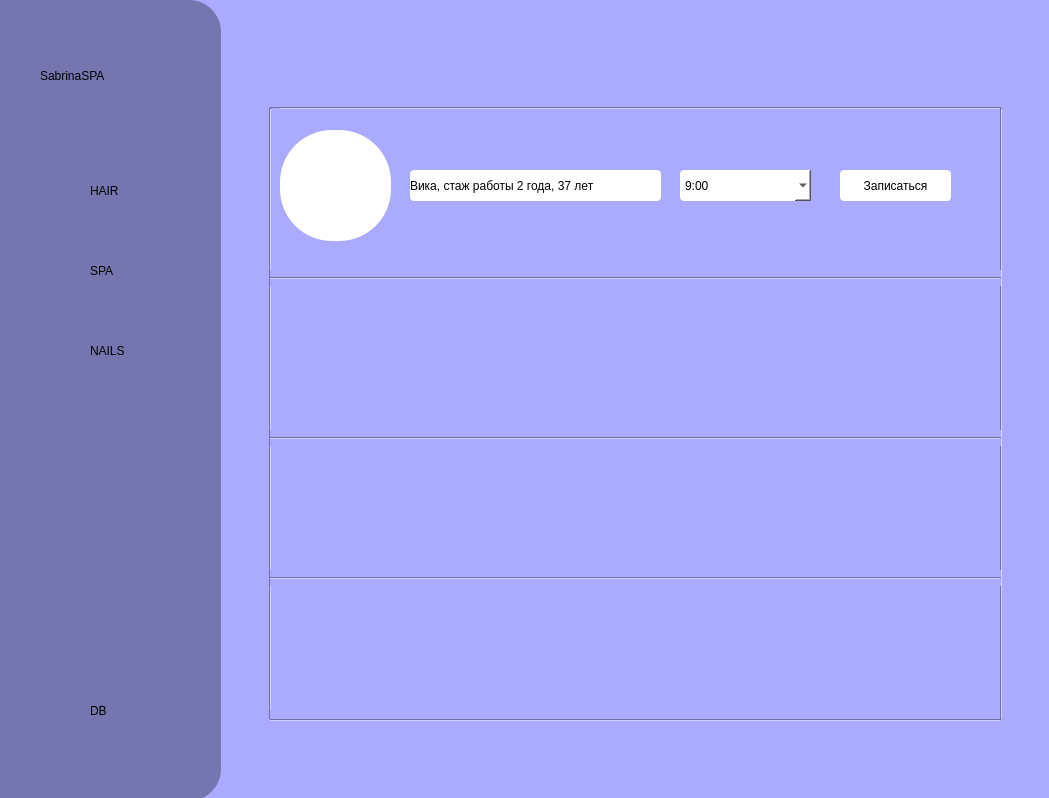
<?xml version="1.0" encoding="UTF-8"?>
<ui version="4.0">
 <class>MainWindow</class>
 <widget class="QMainWindow" name="MainWindow">
  <property name="geometry">
   <rect>
    <x>0</x>
    <y>0</y>
    <width>1049</width>
    <height>798</height>
   </rect>
  </property>
  <property name="windowTitle">
   <string>MainWindow</string>
  </property>
  <property name="styleSheet">
   <string notr="true">
background-color: rgb(170, 170, 255);
</string>
  </property>
  <property name="iconSize">
   <size>
    <width>32</width>
    <height>32</height>
   </size>
  </property>
  <widget class="QWidget" name="centralwidget">
   <widget class="QWidget" name="widget" native="true">
    <property name="geometry">
     <rect>
      <x>-30</x>
      <y>0</y>
      <width>251</width>
      <height>801</height>
     </rect>
    </property>
    <property name="styleSheet">
     <string notr="true">background-color: rgb(117, 117, 175);
border-radius: 32px;</string>
    </property>
    <widget class="QPushButton" name="hair">
     <property name="geometry">
      <rect>
       <x>50</x>
       <y>160</y>
       <width>61</width>
       <height>60</height>
      </rect>
     </property>
     <property name="styleSheet">
      <string notr="true">border: 3px solid rbg(0, 0, 0);
border-radius: 4px;

</string>
     </property>
     <property name="text">
      <string/>
     </property>
     <property name="icon">
      <iconset resource="res.qrc">
       <normaloff>:/icons/face_3_FILL0_wght400_GRAD0_opsz24.svg</normaloff>:/icons/face_3_FILL0_wght400_GRAD0_opsz24.svg</iconset>
     </property>
     <property name="iconSize">
      <size>
       <width>32</width>
       <height>32</height>
      </size>
     </property>
    </widget>
    <widget class="QPushButton" name="spa">
     <property name="geometry">
      <rect>
       <x>50</x>
       <y>240</y>
       <width>60</width>
       <height>60</height>
      </rect>
     </property>
     <property name="autoFillBackground">
      <bool>false</bool>
     </property>
     <property name="styleSheet">
      <string notr="true">border: 3px solid rbg(0, 0, 0);
border-radius: 4px;

</string>
     </property>
     <property name="text">
      <string/>
     </property>
     <property name="icon">
      <iconset resource="res.qrc">
       <normaloff>:/icons/spa_FILL0_wght400_GRAD0_opsz24.svg</normaloff>:/icons/spa_FILL0_wght400_GRAD0_opsz24.svg</iconset>
     </property>
     <property name="iconSize">
      <size>
       <width>32</width>
       <height>32</height>
      </size>
     </property>
    </widget>
    <widget class="QLabel" name="text">
     <property name="geometry">
      <rect>
       <x>70</x>
       <y>50</y>
       <width>121</width>
       <height>51</height>
      </rect>
     </property>
     <property name="styleSheet">
      <string notr="true">font: italic 16pt &quot;Sitka Small&quot;;</string>
     </property>
     <property name="text">
      <string>SabrinaSPA</string>
     </property>
    </widget>
    <widget class="QPushButton" name="nails">
     <property name="geometry">
      <rect>
       <x>50</x>
       <y>320</y>
       <width>60</width>
       <height>60</height>
      </rect>
     </property>
     <property name="autoFillBackground">
      <bool>false</bool>
     </property>
     <property name="styleSheet">
      <string notr="true">border: 3px solid rbg(0, 0, 0);
border-radius: 4px;

</string>
     </property>
     <property name="text">
      <string/>
     </property>
     <property name="icon">
      <iconset resource="res.qrc">
       <normaloff>:/icons/pan_tool_FILL0_wght400_GRAD0_opsz24.svg</normaloff>:/icons/pan_tool_FILL0_wght400_GRAD0_opsz24.svg</iconset>
     </property>
     <property name="iconSize">
      <size>
       <width>32</width>
       <height>32</height>
      </size>
     </property>
    </widget>
    <widget class="QLabel" name="label">
     <property name="geometry">
      <rect>
       <x>120</x>
       <y>180</y>
       <width>101</width>
       <height>21</height>
      </rect>
     </property>
     <property name="whatsThis">
      <string>&lt;html&gt;&lt;head/&gt;&lt;body&gt;&lt;p align=&quot;center&quot;&gt;&lt;br/&gt;&lt;/p&gt;&lt;/body&gt;&lt;/html&gt;</string>
     </property>
     <property name="styleSheet">
      <string notr="true">font: 9pt &quot;Mongolian Baiti&quot;;</string>
     </property>
     <property name="text">
      <string>HAIR</string>
     </property>
    </widget>
    <widget class="QLabel" name="label_2">
     <property name="geometry">
      <rect>
       <x>120</x>
       <y>260</y>
       <width>101</width>
       <height>21</height>
      </rect>
     </property>
     <property name="styleSheet">
      <string notr="true">font: 9pt &quot;Mongolian Baiti&quot;;</string>
     </property>
     <property name="text">
      <string>SPA</string>
     </property>
    </widget>
    <widget class="QLabel" name="label_3">
     <property name="geometry">
      <rect>
       <x>120</x>
       <y>340</y>
       <width>71</width>
       <height>21</height>
      </rect>
     </property>
     <property name="styleSheet">
      <string notr="true">font: 9pt &quot;Mongolian Baiti&quot;;</string>
     </property>
     <property name="text">
      <string>NAILS</string>
     </property>
    </widget>
    <widget class="QPushButton" name="pushButton_4">
     <property name="geometry">
      <rect>
       <x>50</x>
       <y>680</y>
       <width>60</width>
       <height>60</height>
      </rect>
     </property>
     <property name="styleSheet">
      <string notr="true">border: 3px solid rbg(0, 0, 0);
border-radius: 4px;</string>
     </property>
     <property name="text">
      <string/>
     </property>
     <property name="icon">
      <iconset resource="res.qrc">
       <normaloff>:/icons/close_FILL0_wght400_GRAD0_opsz24.svg</normaloff>:/icons/close_FILL0_wght400_GRAD0_opsz24.svg</iconset>
     </property>
     <property name="iconSize">
      <size>
       <width>52</width>
       <height>52</height>
      </size>
     </property>
    </widget>
    <widget class="QLabel" name="label_4">
     <property name="geometry">
      <rect>
       <x>120</x>
       <y>695</y>
       <width>71</width>
       <height>31</height>
      </rect>
     </property>
     <property name="styleSheet">
      <string notr="true">font: 13pt &quot;Mongolian Baiti&quot;;</string>
     </property>
     <property name="text">
      <string>DB</string>
     </property>
    </widget>
   </widget>
   <widget class="Line" name="line">
    <property name="geometry">
     <rect>
      <x>270</x>
      <y>100</y>
      <width>731</width>
      <height>16</height>
     </rect>
    </property>
    <property name="orientation">
     <enum>Qt::Horizontal</enum>
    </property>
   </widget>
   <widget class="Line" name="line_2">
    <property name="geometry">
     <rect>
      <x>260</x>
      <y>108</y>
      <width>20</width>
      <height>611</height>
     </rect>
    </property>
    <property name="orientation">
     <enum>Qt::Vertical</enum>
    </property>
   </widget>
   <widget class="Line" name="line_4">
    <property name="geometry">
     <rect>
      <x>270</x>
      <y>710</y>
      <width>731</width>
      <height>20</height>
     </rect>
    </property>
    <property name="orientation">
     <enum>Qt::Horizontal</enum>
    </property>
   </widget>
   <widget class="Line" name="line_3">
    <property name="geometry">
     <rect>
      <x>1000</x>
      <y>108</y>
      <width>3</width>
      <height>611</height>
     </rect>
    </property>
    <property name="orientation">
     <enum>Qt::Vertical</enum>
    </property>
   </widget>
   <widget class="QLabel" name="label_5">
    <property name="geometry">
     <rect>
      <x>280</x>
      <y>130</y>
      <width>111</width>
      <height>111</height>
     </rect>
    </property>
    <property name="styleSheet">
     <string notr="true">background-color: rgb(255, 255, 255);
border-radius: 52px;</string>
    </property>
    <property name="text">
     <string/>
    </property>
    <property name="pixmap">
     <pixmap resource="res.qrc">:/icons/girls1(1)-round.png</pixmap>
    </property>
   </widget>
   <widget class="Line" name="line_5">
    <property name="geometry">
     <rect>
      <x>270</x>
      <y>270</y>
      <width>731</width>
      <height>16</height>
     </rect>
    </property>
    <property name="orientation">
     <enum>Qt::Horizontal</enum>
    </property>
   </widget>
   <widget class="Line" name="line_6">
    <property name="geometry">
     <rect>
      <x>270</x>
      <y>430</y>
      <width>731</width>
      <height>16</height>
     </rect>
    </property>
    <property name="orientation">
     <enum>Qt::Horizontal</enum>
    </property>
   </widget>
   <widget class="Line" name="line_7">
    <property name="geometry">
     <rect>
      <x>270</x>
      <y>570</y>
      <width>731</width>
      <height>16</height>
     </rect>
    </property>
    <property name="orientation">
     <enum>Qt::Horizontal</enum>
    </property>
   </widget>
   <widget class="QLabel" name="label_6">
    <property name="geometry">
     <rect>
      <x>410</x>
      <y>170</y>
      <width>251</width>
      <height>31</height>
     </rect>
    </property>
    <property name="styleSheet">
     <string notr="true">background-color: rgb(255, 255, 255);
font: italic 12pt &quot;Sitka Display&quot;;
border-radius: 4px;</string>
    </property>
    <property name="text">
     <string>Вика, стаж работы 2 года, 37 лет</string>
    </property>
   </widget>
   <widget class="QComboBox" name="vika_combo">
    <property name="geometry">
     <rect>
      <x>680</x>
      <y>170</y>
      <width>131</width>
      <height>31</height>
     </rect>
    </property>
    <property name="styleSheet">
     <string notr="true">background-color: rgb(255, 255, 255);
border-radius:4px;
font: italic 12pt &quot;Sitka Display&quot;;</string>
    </property>
    <item>
     <property name="text">
      <string>9:00</string>
     </property>
    </item>
    <item>
     <property name="text">
      <string>11:00</string>
     </property>
    </item>
    <item>
     <property name="text">
      <string>13:00</string>
     </property>
    </item>
    <item>
     <property name="text">
      <string>15:00</string>
     </property>
    </item>
    <item>
     <property name="text">
      <string>17:00</string>
     </property>
    </item>
    <item>
     <property name="text">
      <string>19:00</string>
     </property>
    </item>
    <item>
     <property name="text">
      <string>21:00</string>
     </property>
    </item>
   </widget>
   <widget class="QPushButton" name="zapis_vika">
    <property name="geometry">
     <rect>
      <x>840</x>
      <y>170</y>
      <width>111</width>
      <height>31</height>
     </rect>
    </property>
    <property name="styleSheet">
     <string notr="true">background-color: rgb(255, 255, 255);
border-radius: 4px;
font: italic 12pt &quot;Sitka Display&quot;;
</string>
    </property>
    <property name="text">
     <string>Записаться</string>
    </property>
   </widget>
  </widget>
 </widget>
 <resources>
  <include location="res.qrc"/>
 </resources>
 <connections/>
</ui>
